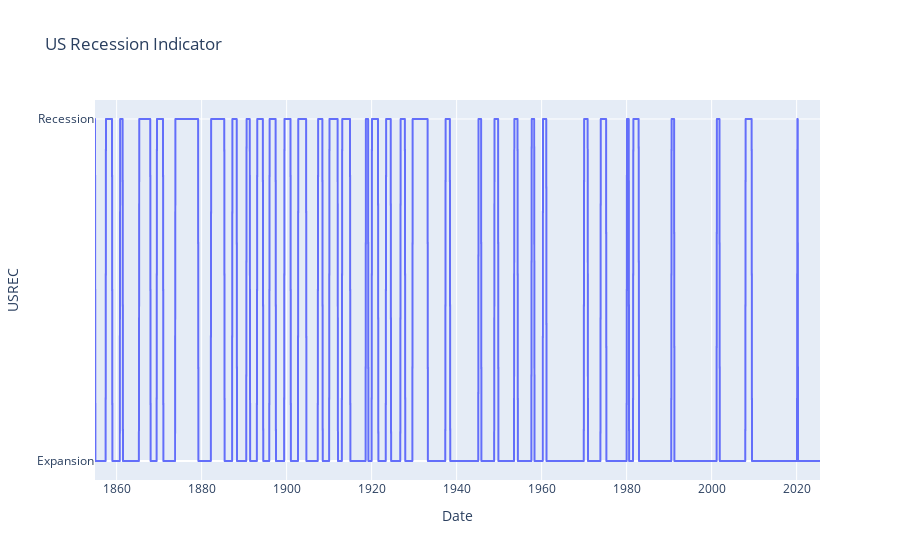

Here is the notebook cell this chart was saved with:
### Code cell
rec_fig = px.line(df_rec, x='Date', y='USREC', title='US Recession Indicator')
rec_fig.update_layout(yaxis=dict(tickvals=[0, 1], ticktext=['Expansion', 'Recession']))
rec_fig.show()

### Figure 1 — Plotly figure (JSON) as saved in the notebook; plotly's stock layout.template omitted (floating-point values rounded to 4 significant figures; data arrays with more than 128 entries replaced by an {"elided": "..."} marker saying what was removed)
{"data": [{"hovertemplate": "Date=%{x}<br>USREC=%{y}<extra></extra>", "legendgroup": "", "line": {"color": "#636efa", "dash": "solid"}, "marker": {"symbol": "circle"}, "mode": "lines", "name": "", "showlegend": false, "type": "scattergl", "x": {"elided": "2048 str values"}, "xaxis": "x", "y": {"elided": "2048 float values"}, "yaxis": "y"}], "layout": {"legend": {"tracegroupgap": 0}, "title": {"text": "US Recession Indicator"}, "xaxis": {"anchor": "y", "domain": [0, 1], "title": {"text": "Date"}}, "yaxis": {"anchor": "x", "domain": [0, 1], "ticktext": ["Expansion", "Recession"], "tickvals": [0, 1], "title": {"text": "USREC"}}}}
